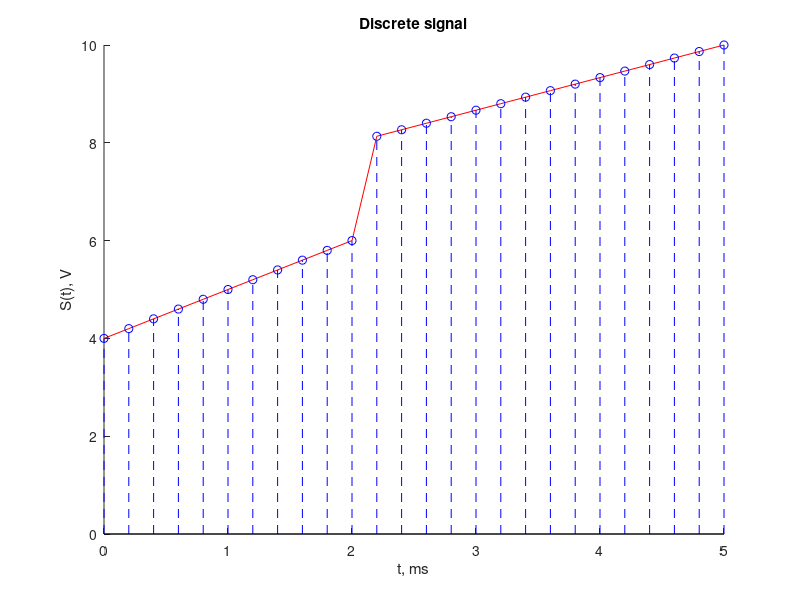
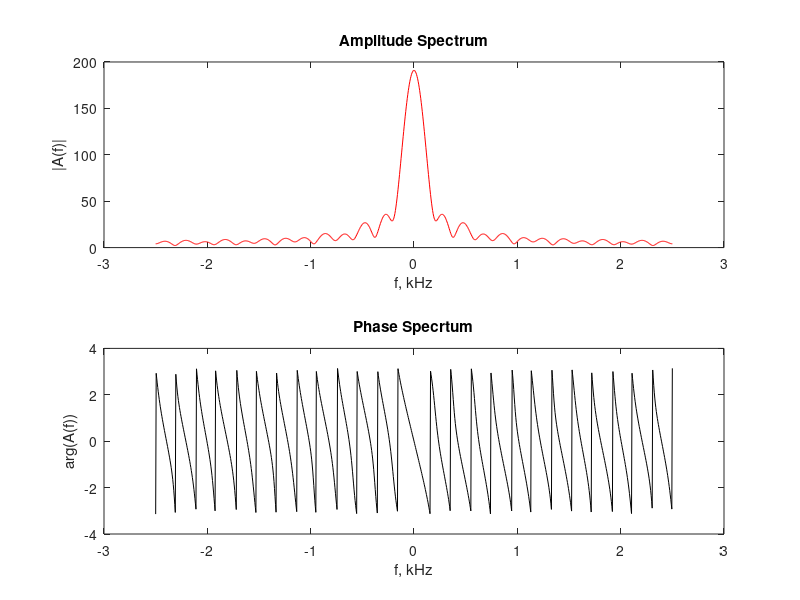
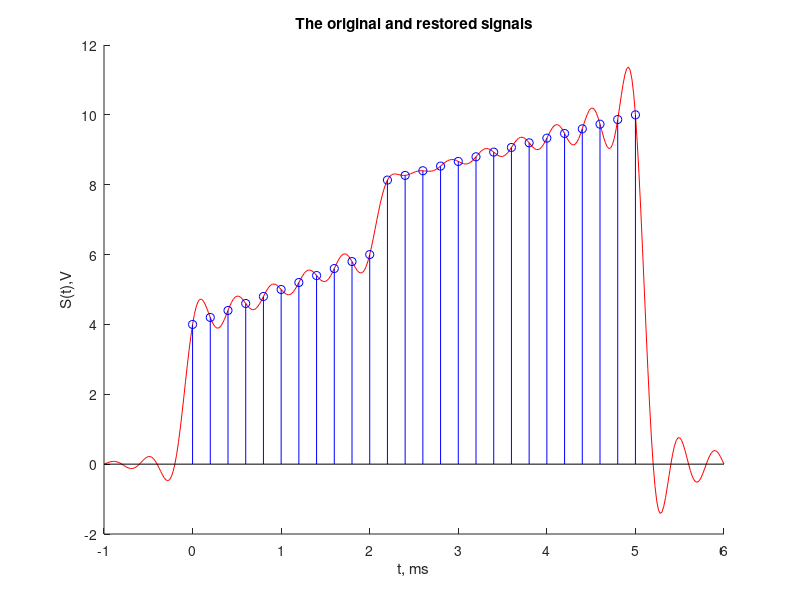

Recreate these plots in MATLAB, in order.
clc;
clear; % чтобы не было повторного определения перменных
close all; % чтобы избежать увеличения числа окон после запуска 

%%
% Параметры Пункт 1
U1 = 4;
U2 = 6;
U3 = 8;
U4 = 10;
T1 = 2;
T2 = 5;
Fd = 5;     % частота дискретизации
            % kx - отсчёты аналогово сигнала 
%%
%Создание дискретного сигнала Пункт 2
T = 1/Fd;       % интервал дискретизации 
                
t = 0:T:T2; % от 0 с шагом T до Т2 общий вектор для графиков 
t1 = 0:T:T1; % от 0 с шагом Т до Т1 - на графике s(t) первый кусок 
t2 = T1+T:T:T2;  % от T1 с шагом Т до Т2 - на s(t) второй кусок % T1+T тк T1 уже учли в t1

k1 = (U2-U1)/(T1-0)*t1 + U1; % коэф наклона ()/() * вектор + пересечение с OY 
k2 = (U4-U3)/(T2-T1)*(t2-T1) + U3; % из уравнения прямой нашли коэф наклона()/()*вектор + пересечение OY
% для k2 задали t = (t2 - T1) тк построение начинаем раньше --> U3 должен
% равняться 7, а, если не писать - Т1, то он равен 4 --> получилось то что
% подняли график

kx = [k1 k2]; % зададим массив линейных отсчётов u1 и u2 

% зададим график 
figure;   % пустая фигура 
hold on;   % режим сохранения графика 
plot(t,kx,'r-'); % график u от t с цветом красным
stem(t,kx,'b--'); % для построения графика дискретного сигнала - вертикальные стебельки с цветом синим
title('Discrete signal'); % подпись 
xlabel('t, ms'); % по оси x 
ylabel('S(t), V'); % по оси y подпись 

%%
% график спектра дискретного сигнала Пункт 4
N = length(kx); % длина вектора 
k = (0:N-1).'; % сформировали вектор-столбец номеров отсчётов .' транспонирование 
w_step = pi/500; % шаг чтобы поместилось в диапазон 100 элементов (500 от -pi до 0 и 500 от 0 до pi)
w = -pi:w_step:pi; % вектор-строка равномерно расположенных частот для расчёта спектра

W = length(w); % длина вектора w
disp(W); % выведем его длину для проверки правильности задания w_step и w -- 1001 = 1000 + 1 (это 0)

matrix_kw = k*w; % столбец k и строка w - попарные произведения k и w - матрица k на w
matrix_kw = matrix_kw*(-1i); % -j умножаем на матрицу 

% функция exp обрабатывает матричные значения поэлементно 

e = exp(matrix_kw); % значение комплексной экспоненты из формулы 1.3

xW = kx*e; % вектор-строка значений спектра для M частот из вектора w: k(x) * e^(-jkw)

f = Fd*w/(2*pi); % линейная частота 

figure; % пустая фигура - новое граф окно --- Построим графики 

subplot(2, 1, 1); % делим граф окно
module_xW = abs(xW); % вычисление модуля 
plot(f, module_xW, 'r'); % построение графика 
xlabel('f, kHz'); % подпись по ОХ
ylabel('|A(f)|'); % подпись по ОУ
title('Amplitude Spectrum'); % подпись графика 

subplot(2,1,2);       % делим граф окно 
phase_xW = angle(xW);  % вычесление аргумента(фазы)
plot(f, phase_xW, 'k');
xlabel('f, kHz');   % подпись по ОХ
ylabel('arg(A(f))');    % подпись по ОУ
title('Phase Specrtum');      % подпись графика

%%
% По теореме Котельникова восстановим аналоговый сигнал Пункт 5

t_restored = (-5*T):(T/10):(T2+T*5); % вектор моментов времени для расчёта восст-ого сигнала по 1.5
                             % шаг в 10 раз меньше и выходит за края, чтобы
                             % увидеть затухающие хвосты six(x)/x
length_t = length(t_restored);      % длина вектора моментов времени
Vector_values = zeros(1, length_t); % загтовка с нулями для вектора значений восстановленного
                                     % сигнала s(t)
% запишем цикл: к заготовки прибавляется очередное слагаемое из форумулы 1.5
for k_step= 1:N            % повторить N раз вычисление суммы по k: это длина спектра из Пункта 2 
    Vector_values = Vector_values + kx(k_step).*sinc((t_restored-(k_step-1).*T)./T); % T-интервал дискретизации
end % расставили точки перед * и / чтобы действия происходили поэлементно тк слагаемые 1.5 
    % рассчитываются сразу для всех моментов времени t
    % так же использовали sinc чтобы извабиться от разрывов 

% выведем графики 

figure;
hold on;

plot(t_restored,Vector_values,'r-'); % восстановленный сигнал аналоговый
stem(t,kx,'b-');             % дискретный сигнал исходный из пункта 1 

title('The original and restored signals');
xlabel('t, ms');
ylabel('S(t),V');

